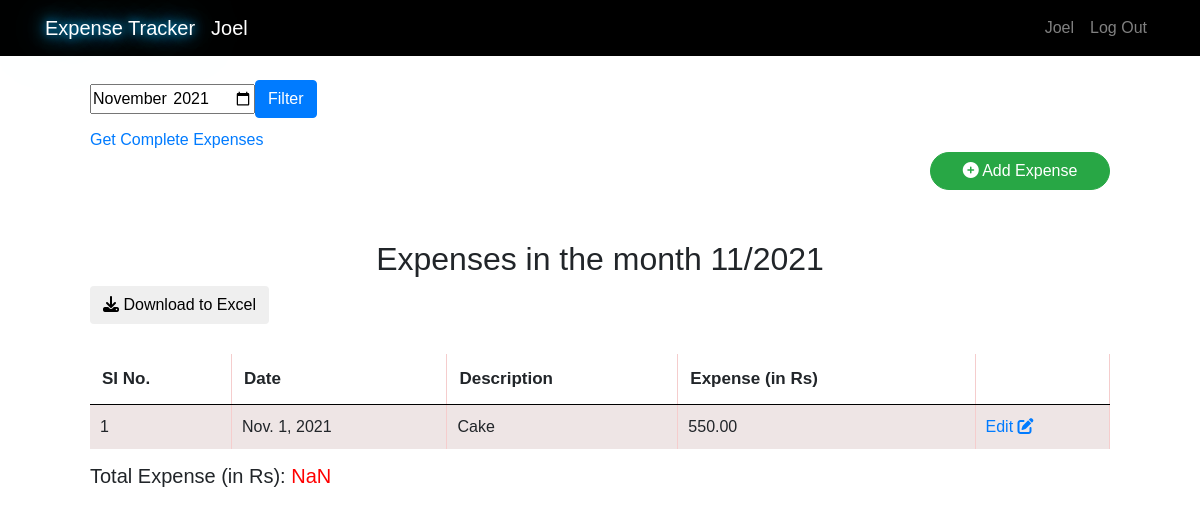
The app's page / (signed in) with its own data.
### base/models.py (models this page shows, shortened)
class Expense(models.Model):
    user = models.ForeignKey(User, on_delete=models.CASCADE, related_name='expenses')
    expense = models.DecimalField(max_digits=20, decimal_places=2)
    description = models.TextField()
    Date = models.DateField(default=datetime.date.today())

### base/views.py (the view)
# urls.py: path('', views.index, name='index'),
@login_required
def index(request):
    if request.GET.get('month', None):
        month = request.GET['month']
        if month == 'aggregate':
            expenses = request.user.expenses.all().order_by('-Date')
            return render(request, 'index.html',{'expenses': expenses})
        year, month = month.split('-')
        print(month, year)
    else:
        day = datetime.date.today()
        month, year = day.month, day.year
    expenses = request.user.expenses.filter(Date__month = month, Date__year = year).order_by('-Date')
    return render(request, 'index.html',{'expenses': expenses, 'month':month, 'year':year})

### templates/index.html (shortened to what this page needs)
{% extends 'base.html' %}
{% block content %}
<div class="wrapper">
    <div class="container4">
    <div class="wrap2">
        <div class="filter-month">
            <form action="" method="get">
            <input type="month" value="{{year}}-{{month}}" name="month">
            <input type="submit" value="Filter" class="btn btn-primary" name="" id="">
        </form>
        </div>
    </div>
    <div class="filter-month" style="margin-bottom: 20px;">
    <a href="/?month=aggregate" >Get Complete Expenses  </a>
    <a href="{% url 'addexpense' %}" style="margin-left: auto;" class="btn btn-success custombtn">
        <i class="fas fa-plus-circle"></i> Add Expense
       </a>
    </div>
    <div style="margin-top: 50px;">
    {% if expenses %}
    {% if month %}
    <h2>Expenses in the month <span id="month">{{month}}</span>/<span id="year">{{year}}</span></h2>
    {% else %}
    <h2><span id="month"></span>Complete Expenses </h2>
    {% endif %}
    <button id="csvLink" class="btn btn-default download"> <i class="fas fa-download"></i>  Download to Excel </button>
    <div class="table-wrapper">
        <table>
            <tr>
                <th>SI No.</th>
                <th>Date</th>
                <th>Description</th>
                <th>Expense (in Rs)</th>
                <th></th>
            </tr>
    {% for item in expenses %}
    <tr class="entries" >
        <td class="si_no" ></td>
        <td>{{item.Date}}</td>
        <td class="cout" >{{item.description}}</td>
        <td class="total">{{item.expense}}</td>
        <td> <a title="Edit record" href="{% url 'editExp' pk=item.pk %}" class="edit" >Edit <i class="fas fa-edit"></i>  </a> </td>
    </tr>
    {% endfor %}
    </table>
    <h5 style="margin-top: 15px;">Total Expense (in Rs): <span id="total"></span> </h5>
</div>
    {% else %}
    <h2>You have no expenses </h2>
    {% endif %}
</div>
    </div>
</div>
{% endblock %}

### templates/base.html (shortened to what this page needs)
<!DOCTYPE html>
{% load staticfiles %}
<html lang="en">
<head>
    <link rel="stylesheet" href="https://maxcdn.bootstrapcdn.com/bootstrap/4.0.0/css/bootstrap.min.css">
    <link rel="stylesheet" href="{% static 'index.css' %}" >
</head>
<body>
    <nav class="navbar navbar-expand-lg fixed-top navbar-dark" style="background-color: black;" >
        <div class="container">
        <a class="navbar-brand brand" href="/">Expense Tracker</a>
        <a class="navbar-brand" id="username" href="#">{{ user.username }}</a>
        <div class="collapse navbar-collapse" id="navbarTogglerDemo02">
          <ul class="navbar-nav ml-auto mt-2 mt-lg-0">
            {% if user.is_authenticated %}
            <li class="nav-item">
              <a class="nav-link" href="#">{{ user.username }}</a>
            </li>
            <li class="nav-item">
              <a class="nav-link" href="{% url 'logout' %}">Log Out</a>
            </li>
            {% endif %}
          </ul>
        </div>
    </div>
      </nav>
    {% block content %}
    {% endblock %}
</body>
</html>

### static/index.css (style rules this page uses)
.wrapper { margin-top: 80px; }
.container4 { width: 85%; margin: auto; }
.brand { color: #fff; text-shadow: 0 0 10px #00b3ff, 0 0 20px #00b3ff, 0 0 40px #00b3ff, 0 0 80px #00b3ff, 0 0 120px #00b3ff }
.navbar { background-color: black; }
* { margin: 0; padding: 0; font-family: 'Poppins',sans-serif; }
table { border-collapse: collapse; width: 100%; }
.table-wrapper { margin-top: 30px; overflow-x:auto; margin-bottom: 40px; }
th, td { text-align: left; padding: 10px; border-right: 1px solid rgb(245, 205, 205); }
th { padding: 12px; font-size: 17px; border-bottom: 1px solid black; }
tr:nth-child(even) { background-color: #eee5e5; }
#total { color: red; }
h2, h3 { text-align: center; }
.filter-month form { display: flex; align-items: center; }
.wrap2 { margin-top: 30px; margin-bottom: 10px; display: flex; align-items: center; flex-wrap: wrap; }
.custombtn { display: block; margin-left: auto; border-radius: 20px; width: 180px; }

### records on screen
Expense: Date "Nov. 1, 2021", description "Cake", expense "550.00"

### other values on screen
{{ user.username }} "Joel"
{{ month }} "11"
{{ year }} "2021"
